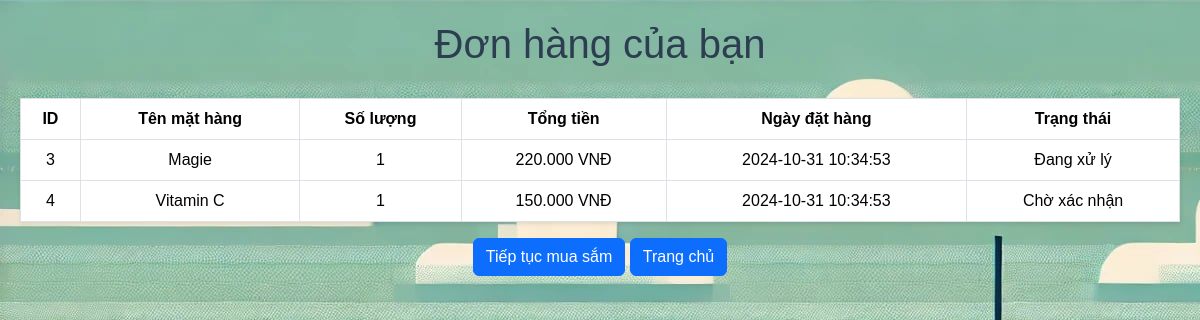
Screenshot of /donhang.php with the database file from the repository.
### tables this page shows
CREATE TABLE `don_hang` (
  `id` int(11) NOT NULL,
  `id_khach_hang` int(11) NOT NULL,
  `id_mat_hang` int(11) NOT NULL,
  `so_luong` int(11) NOT NULL,
  `tong_tien` decimal(10,2) NOT NULL,
  `ngay_dat_hang` datetime DEFAULT current_timestamp(),
  `trang_thai` varchar(50) DEFAULT 'Chờ xác nhận'
);

CREATE TABLE `mat_hang` (
  `id` int(11) NOT NULL,
  `loai_mat_hang` varchar(100) DEFAULT NULL,
  `ten_mat_hang` varchar(100) DEFAULT NULL,
  `cong_dung_mat_hang` text DEFAULT NULL,
  `so_luong` int(11) DEFAULT NULL,
  `gia_mat_hang` decimal(10,2) DEFAULT NULL,
  `hinh_anh` blob NOT NULL
);

### donhang.php (the view, shortened to what this page needs)
<?php
$servername = "localhost";
$username = "root";
$password = "";
$dbname = "thuc_pham_chuc_nang";
$ket_noi = mysqli_connect($servername, $username, $password, $dbname);
?>
<!DOCTYPE html>
<html lang="vi">
<head>
    <link href="https://cdn.jsdelivr.net/npm/bootstrap@5.3.3/dist/css/bootstrap.min.css" rel="stylesheet">
</head>
<body>
    <h1>Đơn hàng của bạn</h1>
    <table class="table table-bordered">
        <thead>
            <tr>
                <th>ID</th>
                <th>Tên mặt hàng</th>
                <th>Số lượng</th>
                <th>Tổng tiền</th>
                <th>Ngày đặt hàng</th>
                <th>Trạng thái</th>
            </tr>
        </thead>
        <tbody>
        <?php
        $sql = "SELECT dh.id, dh.so_luong, mh.ten_mat_hang, dh.tong_tien, dh.ngay_dat_hang, dh.trang_thai
                FROM don_hang dh
                JOIN mat_hang mh ON dh.id_mat_hang = mh.id";
        $result = $ket_noi->query($sql);
        if ($result->num_rows > 0) {
            while($row = $result->fetch_assoc()) {
                echo "<tr>";
                echo "<td>" . htmlspecialchars($row['id']) . "</td>";
                echo "<td>" . htmlspecialchars($row['ten_mat_hang']) . "</td>";
                echo "<td>" . htmlspecialchars($row['so_luong']) . "</td>";
                echo "<td>" . number_format($row['tong_tien'], 0, ',', '.') . " VNĐ</td>";
                echo "<td>" . htmlspecialchars($row['ngay_dat_hang']) . "</td>";
                echo "<td>" . htmlspecialchars($row['trang_thai']) . "</td>";
                echo "</tr>";
            }
        } else {
            echo "<tr><td colspan='6' class='no-orders'>Không có đơn hàng nào.</td></tr>";
        }
        ?>
        </tbody>
    </table>
    <div style="text-align: center;">
        <a href="sanpham.php" class="btn btn-primary">Tiếp tục mua sắm</a>
        <a href="trangchu.php" class="btn btn-primary">Trang chủ</a>
    </div>
</body>
</html>

### donhang.php (style rules this page uses)
body { font-family: Arial, sans-serif; background-image: url('hihi.jpg'); margin: 20px; }
h1 { text-align: center; color: #2c3e50; margin-bottom: 30px; }
table { width: 100%; border-collapse: collapse; margin: 0 auto; background-color: white; box-shadow: 0 2px 4px rgba(0,0,0,0.1); }
th, td { padding: 15px; text-align: center; border-bottom: 1px solid #ddd; }
th { background-color: #3498db; color: white; }

### rows the page displays
don_hang: id "3", id_mat_hang.ten_mat_hang "Magie", so_luong "1", tong_tien "220.000", ngay_dat_hang "2024-10-31 10:34:53", trang_thai "Đang xử lý"
don_hang: id "4", id_mat_hang.ten_mat_hang "Vitamin C", so_luong "1", tong_tien "150.000", ngay_dat_hang "2024-10-31 10:34:53", trang_thai "Chờ xác nhận"
